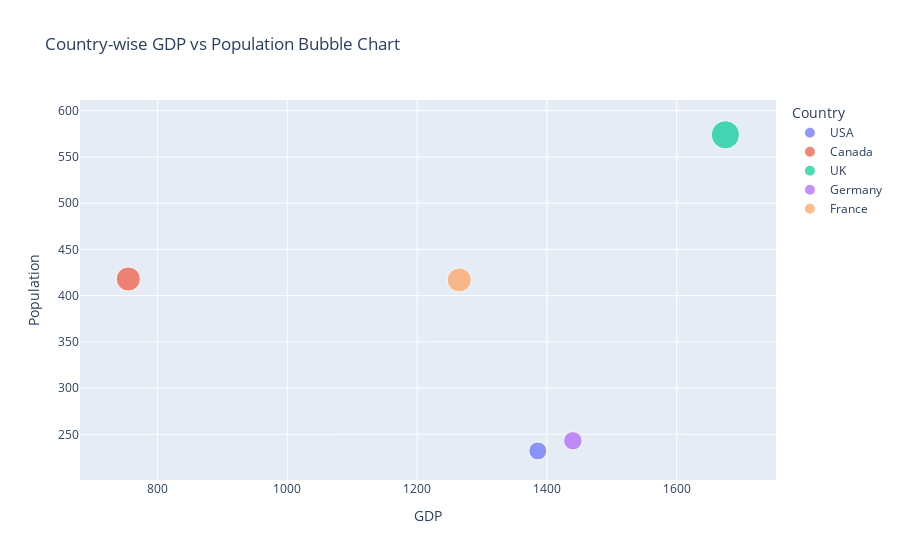

Write notebook code for a chart like this one.
### Markdown cell above
### Q5

### Code cell
import numpy as np
import pandas as pd
import plotly.express as px

np.random.seed(25)

data = {
    'Country': ['USA', 'Canada', 'UK', 'Germany', 'France'],
    'Population': np.random.randint(100, 1000, 5),
    'GDP': np.random.randint(500, 2000, 5)
}

df = pd.DataFrame(data)

fig = px.scatter(df, x='GDP', y='Population',
                 size='Population', color='Country',
                 hover_name='Country', title='Country-wise GDP vs Population Bubble Chart')

fig.show()

### Figure 1 — Plotly figure (JSON) as saved in the notebook; plotly's stock layout.template omitted (floating-point values rounded to 4 significant figures)
{"data": [{"hovertemplate": "<b>%{hovertext}</b><br><br>Country=USA<br>GDP=%{x}<br>Population=%{marker.size}<extra></extra>", "hovertext": ["USA"], "legendgroup": "USA", "marker": {"color": "#636efa", "size": [232], "sizemode": "area", "sizeref": 1.435, "symbol": "circle"}, "mode": "markers", "name": "USA", "orientation": "v", "showlegend": true, "type": "scatter", "x": [1386], "xaxis": "x", "y": [232], "yaxis": "y"}, {"hovertemplate": "<b>%{hovertext}</b><br><br>Country=Canada<br>GDP=%{x}<br>Population=%{marker.size}<extra></extra>", "hovertext": ["Canada"], "legendgroup": "Canada", "marker": {"color": "#EF553B", "size": [418], "sizemode": "area", "sizeref": 1.435, "symbol": "circle"}, "mode": "markers", "name": "Canada", "orientation": "v", "showlegend": true, "type": "scatter", "x": [755], "xaxis": "x", "y": [418], "yaxis": "y"}, {"hovertemplate": "<b>%{hovertext}</b><br><br>Country=UK<br>GDP=%{x}<br>Population=%{marker.size}<extra></extra>", "hovertext": ["UK"], "legendgroup": "UK", "marker": {"color": "#00cc96", "size": [574], "sizemode": "area", "sizeref": 1.435, "symbol": "circle"}, "mode": "markers", "name": "UK", "orientation": "v", "showlegend": true, "type": "scatter", "x": [1675], "xaxis": "x", "y": [574], "yaxis": "y"}, {"hovertemplate": "<b>%{hovertext}</b><br><br>Country=Germany<br>GDP=%{x}<br>Population=%{marker.size}<extra></extra>", "hovertext": ["Germany"], "legendgroup": "Germany", "marker": {"color": "#ab63fa", "size": [243], "sizemode": "area", "sizeref": 1.435, "symbol": "circle"}, "mode": "markers", "name": "Germany", "orientation": "v", "showlegend": true, "type": "scatter", "x": [1440], "xaxis": "x", "y": [243], "yaxis": "y"}, {"hovertemplate": "<b>%{hovertext}</b><br><br>Country=France<br>GDP=%{x}<br>Population=%{marker.size}<extra></extra>", "hovertext": ["France"], "legendgroup": "France", "marker": {"color": "#FFA15A", "size": [417], "sizemode": "area", "sizeref": 1.435, "symbol": "circle"}, "mode": "markers", "name": "France", "orientation": "v", "showlegend": true, "type": "scatter", "x": [1265], "xaxis": "x", "y": [417], "yaxis": "y"}], "layout": {"legend": {"itemsizing": "constant", "title": {"text": "Country"}, "tracegroupgap": 0}, "title": {"text": "Country-wise GDP vs Population Bubble Chart"}, "xaxis": {"anchor": "y", "domain": [0, 1], "title": {"text": "GDP"}}, "yaxis": {"anchor": "x", "domain": [0, 1], "title": {"text": "Population"}}}}
